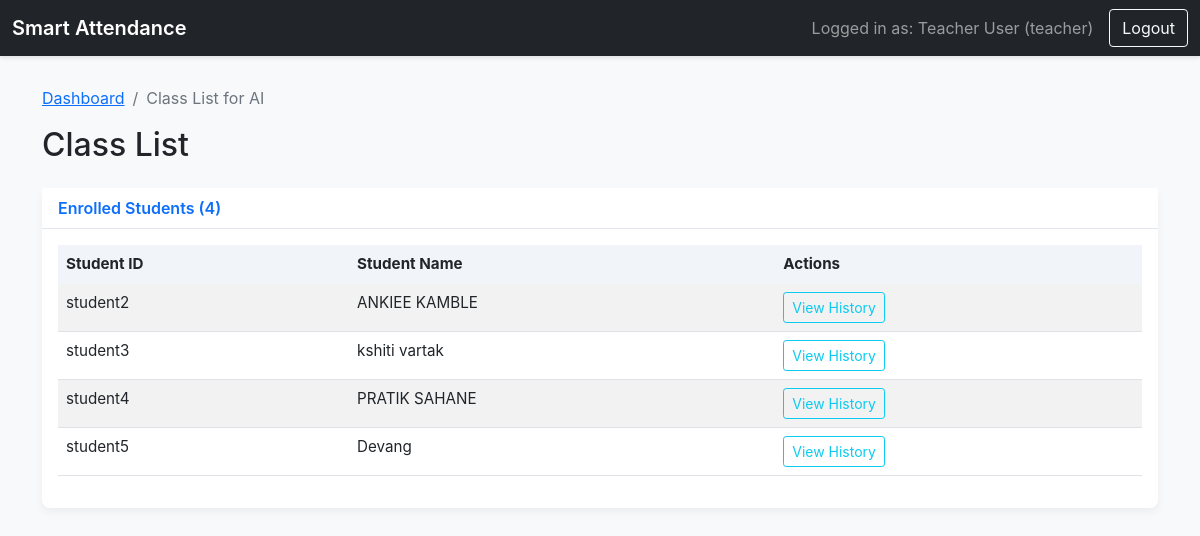
Page /teacher/class_list/1 (signed in) on the earlier database version.
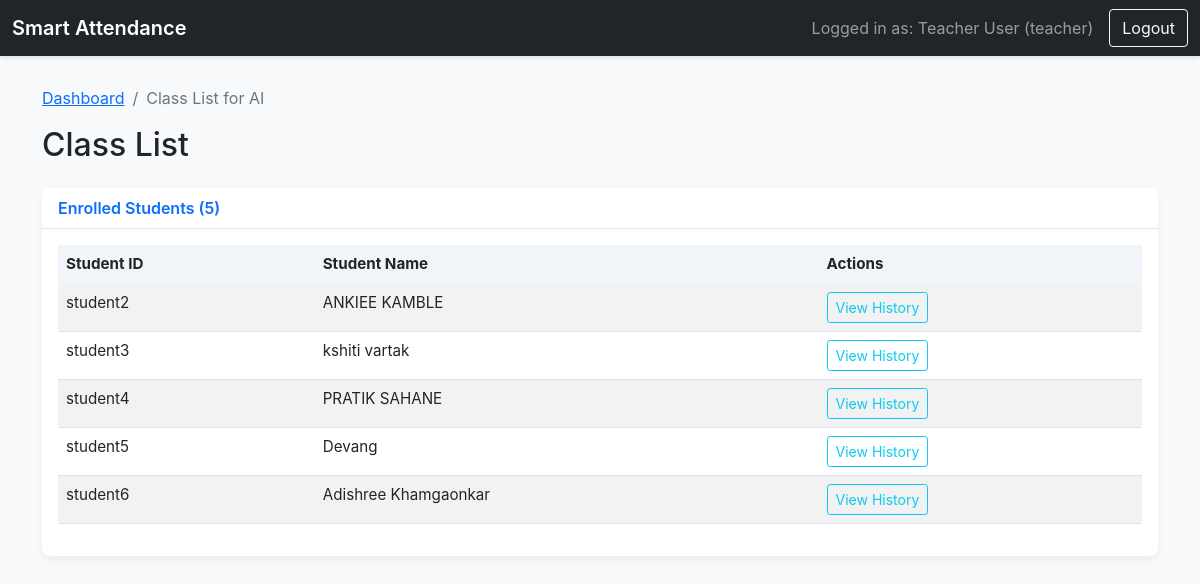
Same page on the later database version.
### tables this page shows
CREATE TABLE users (
        user_id TEXT PRIMARY KEY,
        name TEXT NOT NULL,
        role TEXT NOT NULL,
        password TEXT NOT NULL
    , face_image TEXT);

### app.py (the view)
@app.route('/teacher/class_list/<int:subject_id>')
@login_required
@role_required('teacher')
def view_class_list(subject_id):
    return render_template('class_list.html', subject=db.get_subject_by_id(subject_id), students=db.get_enrolled_students(subject_id))

### app.py (called while the page is built)
def login_required(f):
    @wraps(f)
    def decorated_function(*args, **kwargs):
        if 'user_id' not in session:
            return redirect(url_for('login'))
        return f(*args, **kwargs)
    return decorated_function

def role_required(role_name):
    def wrapper(f):
        @wraps(f)
        def decorated_function(*args, **kwargs):
            if session.get('role') != role_name:
                flash("You do not have permission to access this page.", "danger")
                return redirect(url_for('dashboard'))
            return f(*args, **kwargs)
        return decorated_function
    return wrapper

### database_manager.py (called while the page is built)
def get_db_connection():
    conn = sqlite3.connect(DATABASE)
    conn.row_factory = sqlite3.Row
    return conn

def get_enrolled_students(subject_id):
    conn = get_db_connection()
    students = conn.cursor().execute("SELECT u.* FROM users u JOIN enrollments e ON u.user_id = e.student_id WHERE e.subject_id = ?", (subject_id,)).fetchall()
    conn.close()
    return students

### templates/class_list.html
{% extends "base.html" %}
{% block content %}
    <nav aria-label="breadcrumb">
        <ol class="breadcrumb">
            <li class="breadcrumb-item"><a href="{{ url_for('dashboard') }}">Dashboard</a></li>
            <li class="breadcrumb-item active" aria-current="page">Class List for {{ subject.subject_name }}</li>
        </ol>
    </nav>
    <h2 class="mb-4">Class List</h2>
    <div class="card">
        <div class="card-header">Enrolled Students ({{ students|length }})</div>
        <div class="card-body">
            <table class="table table-striped">
                <thead>
                    <tr>
                        <th>Student ID</th>
                        <th>Student Name</th>
                        <th>Actions</th>
                    </tr>
                </thead>
                <tbody>
                    {% for student in students %}
                    <tr>
                        <td>{{ student.user_id }}</td>
                        <td>{{ student.name }}</td>
                        <td>
                            <a href="{{ url_for('student_history', subject_id=subject.id, student_id=student.user_id) }}" class="btn btn-sm btn-outline-info">View History</a>
                        </td>
                    </tr>
                    {% else %}
                    <tr><td colspan="3" class="text-center">No students are enrolled in this subject.</td></tr>
                    {% endfor %}
                </tbody>
            </table>
        </div>
    </div>
{% endblock %}

Differences in the rows shown:
added users: user_id "student6", name "Adishree Khamgaonkar"
Other differences:
{{ students|length }}: "4" → "5"
